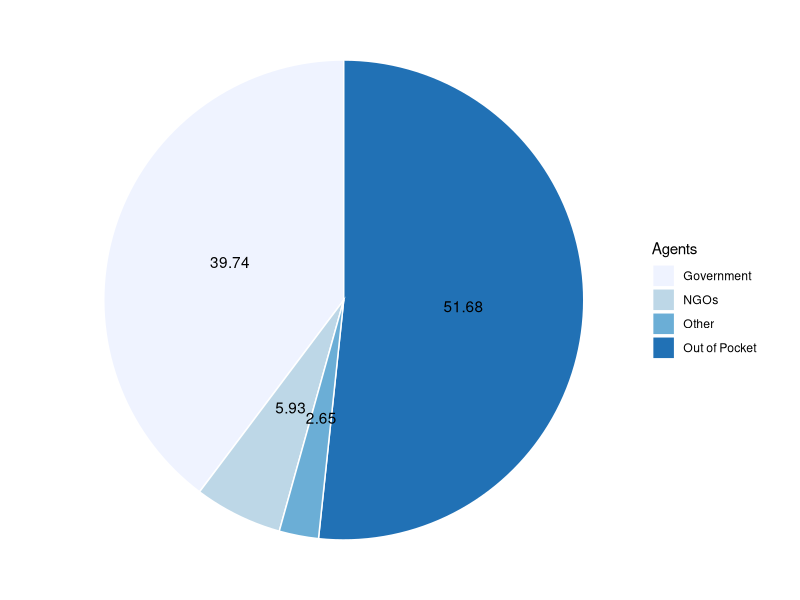

The R script that drew this image:
library(tidyverse)
library(foreign)
library(readxl)

health_financing <- read_excel("health-financing.xlsx")
health_financing$`%` <- round(health_financing$`%`,digits = 2)
health_financing$Agents <- c("Government","Out of Pocket","NGOs","Other")

View(health_financing)


ggplot(health_financing, aes(x = "", y = `%`, fill = Agents)) +
  geom_col(color = "white") + geom_text(aes(label = `%`),position = position_stack(vjust = 0.5)) +
  coord_polar("y", start=0) +
  guides(fill = guide_legend(title = "Agents")) +
  scale_fill_brewer() +
  theme_void() # remove background, grid, numeric labels
